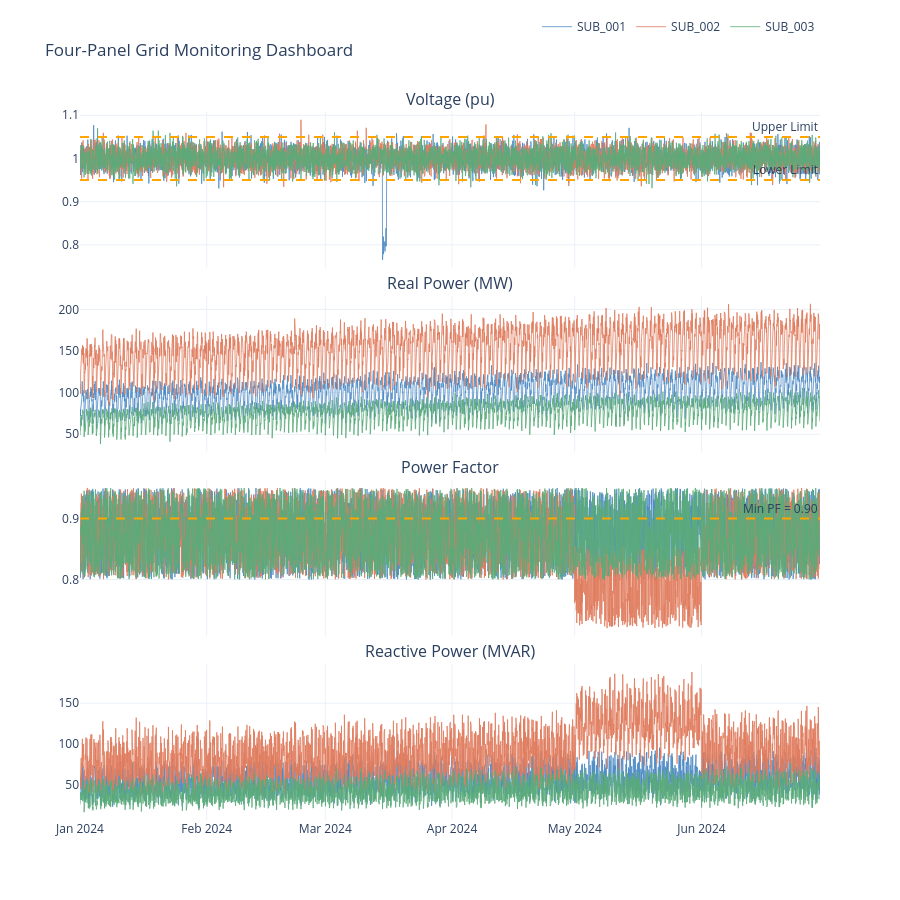

The notebook cell saved with this chart:
### Markdown cell above
---
## Plot 2 — Four-Panel Monitoring Dashboard

A single figure with four synchronized subplots — voltage, real power, power factor, and reactive power — all sharing the same x-axis. Zoom on any panel and the rest follow.

### Code cell
panel_params = [
    ('voltage_pu',          'Voltage (pu)'),
    ('real_power_mw',       'Real Power (MW)'),
    ('power_factor',        'Power Factor'),
    ('reactive_power_mvar', 'Reactive Power (MVAR)'),
]

fig = make_subplots(
    rows=4, cols=1,
    shared_xaxes=True,
    subplot_titles=[label for _, label in panel_params],
    vertical_spacing=0.04,
)

for row, (param, label) in enumerate(panel_params, start=1):
    for sid in STATIONS:
        s = df[df['station_id'] == sid].sort_values('timestamp')
        fig.add_trace(
            go.Scatter(
                x=s['timestamp'],
                y=s[param],
                name=sid,
                line=dict(color=COLORS[sid], width=0.8),
                legendgroup=sid,
                showlegend=(row == 1),
                hovertemplate=f'<b>{sid}</b><br>%{{y:.3f}}<extra></extra>',
            ),
            row=row, col=1,
        )

    if param == 'voltage_pu':
        for limit, name in [(0.95, 'Lower Limit'), (1.05, 'Upper Limit')]:
            fig.add_hline(y=limit, line_dash='dash', line_color='orange',
                          annotation_text=name, annotation_position='top right',
                          row=row, col=1)
    if param == 'power_factor':
        fig.add_hline(y=0.90, line_dash='dash', line_color='orange',
                      annotation_text='Min PF = 0.90', annotation_position='top right',
                      row=row, col=1)

fig.update_layout(
    height=900,
    title_text='Four-Panel Grid Monitoring Dashboard',
    hovermode='x unified',
    template='plotly_white',
    legend=dict(orientation='h', yanchor='bottom', y=1.1, xanchor='right', x=1),
    margin=dict(t=100),
)

fig.show()

### Figure 1 — Plotly figure (JSON) as saved in the notebook; plotly's stock layout.template omitted (floating-point values rounded to 4 significant figures; data arrays with more than 128 entries replaced by an {"elided": "..."} marker saying what was removed)
{"data": [{"hovertemplate": "<b>SUB_001</b><br>%{y:.3f}<extra></extra>", "legendgroup": "SUB_001", "line": {"color": "#4e8bc4", "width": 0.8}, "name": "SUB_001", "showlegend": true, "type": "scatter", "x": {"elided": "4345 str values"}, "xaxis": "x", "y": {"elided": "4345 float values"}, "yaxis": "y"}, {"hovertemplate": "<b>SUB_002</b><br>%{y:.3f}<extra></extra>", "legendgroup": "SUB_002", "line": {"color": "#e07b5e", "width": 0.8}, "name": "SUB_002", "showlegend": true, "type": "scatter", "x": {"elided": "4345 str values"}, "xaxis": "x", "y": {"elided": "4345 float values"}, "yaxis": "y"}, {"hovertemplate": "<b>SUB_003</b><br>%{y:.3f}<extra></extra>", "legendgroup": "SUB_003", "line": {"color": "#5bab7a", "width": 0.8}, "name": "SUB_003", "showlegend": true, "type": "scatter", "x": {"elided": "4345 str values"}, "xaxis": "x", "y": {"elided": "4345 float values"}, "yaxis": "y"}, {"hovertemplate": "<b>SUB_001</b><br>%{y:.3f}<extra></extra>", "legendgroup": "SUB_001", "line": {"color": "#4e8bc4", "width": 0.8}, "name": "SUB_001", "showlegend": false, "type": "scatter", "x": {"elided": "4345 str values"}, "xaxis": "x2", "y": {"elided": "4345 float values"}, "yaxis": "y2"}, {"hovertemplate": "<b>SUB_002</b><br>%{y:.3f}<extra></extra>", "legendgroup": "SUB_002", "line": {"color": "#e07b5e", "width": 0.8}, "name": "SUB_002", "showlegend": false, "type": "scatter", "x": {"elided": "4345 str values"}, "xaxis": "x2", "y": {"elided": "4345 float values"}, "yaxis": "y2"}, {"hovertemplate": "<b>SUB_003</b><br>%{y:.3f}<extra></extra>", "legendgroup": "SUB_003", "line": {"color": "#5bab7a", "width": 0.8}, "name": "SUB_003", "showlegend": false, "type": "scatter", "x": {"elided": "4345 str values"}, "xaxis": "x2", "y": {"elided": "4345 float values"}, "yaxis": "y2"}, {"hovertemplate": "<b>SUB_001</b><br>%{y:.3f}<extra></extra>", "legendgroup": "SUB_001", "line": {"color": "#4e8bc4", "width": 0.8}, "name": "SUB_001", "showlegend": false, "type": "scatter", "x": {"elided": "4345 str values"}, "xaxis": "x3", "y": {"elided": "4345 float values"}, "yaxis": "y3"}, {"hovertemplate": "<b>SUB_002</b><br>%{y:.3f}<extra></extra>", "legendgroup": "SUB_002", "line": {"color": "#e07b5e", "width": 0.8}, "name": "SUB_002", "showlegend": false, "type": "scatter", "x": {"elided": "4345 str values"}, "xaxis": "x3", "y": {"elided": "4345 float values"}, "yaxis": "y3"}, {"hovertemplate": "<b>SUB_003</b><br>%{y:.3f}<extra></extra>", "legendgroup": "SUB_003", "line": {"color": "#5bab7a", "width": 0.8}, "name": "SUB_003", "showlegend": false, "type": "scatter", "x": {"elided": "4345 str values"}, "xaxis": "x3", "y": {"elided": "4345 float values"}, "yaxis": "y3"}, {"hovertemplate": "<b>SUB_001</b><br>%{y:.3f}<extra></extra>", "legendgroup": "SUB_001", "line": {"color": "#4e8bc4", "width": 0.8}, "name": "SUB_001", "showlegend": false, "type": "scatter", "x": {"elided": "4345 str values"}, "xaxis": "x4", "y": {"elided": "4345 float values"}, "yaxis": "y4"}, {"hovertemplate": "<b>SUB_002</b><br>%{y:.3f}<extra></extra>", "legendgroup": "SUB_002", "line": {"color": "#e07b5e", "width": 0.8}, "name": "SUB_002", "showlegend": false, "type": "scatter", "x": {"elided": "4345 str values"}, "xaxis": "x4", "y": {"elided": "4345 float values"}, "yaxis": "y4"}, {"hovertemplate": "<b>SUB_003</b><br>%{y:.3f}<extra></extra>", "legendgroup": "SUB_003", "line": {"color": "#5bab7a", "width": 0.8}, "name": "SUB_003", "showlegend": false, "type": "scatter", "x": {"elided": "4345 str values"}, "xaxis": "x4", "y": {"elided": "4345 float values"}, "yaxis": "y4"}], "layout": {"annotations": [{"font": {"size": 16}, "showarrow": false, "text": "Voltage (pu)", "x": 0.5, "xanchor": "center", "xref": "paper", "y": 1, "yanchor": "bottom", "yref": "paper"}, {"font": {"size": 16}, "showarrow": false, "text": "Real Power (MW)", "x": 0.5, "xanchor": "center", "xref": "paper", "y": 0.74, "yanchor": "bottom", "yref": "paper"}, {"font": {"size": 16}, "showarrow": false, "text": "Power Factor", "x": 0.5, "xanchor": "center", "xref": "paper", "y": 0.48, "yanchor": "bottom", "yref": "paper"}, {"font": {"size": 16}, "showarrow": false, "text": "Reactive Power (MVAR)", "x": 0.5, "xanchor": "center", "xref": "paper", "y": 0.22, "yanchor": "bottom", "yref": "paper"}, {"showarrow": false, "text": "Lower Limit", "x": 1, "xanchor": "right", "xref": "x domain", "y": 0.95, "yanchor": "bottom", "yref": "y"}, {"showarrow": false, "text": "Upper Limit", "x": 1, "xanchor": "right", "xref": "x domain", "y": 1.05, "yanchor": "bottom", "yref": "y"}, {"showarrow": false, "text": "Min PF = 0.90", "x": 1, "xanchor": "right", "xref": "x3 domain", "y": 0.9, "yanchor": "bottom", "yref": "y3"}], "height": 900, "hovermode": "x unified", "legend": {"orientation": "h", "x": 1, "xanchor": "right", "y": 1.1, "yanchor": "bottom"}, "margin": {"t": 100}, "shapes": [{"line": {"color": "orange", "dash": "dash"}, "type": "line", "x0": 0, "x1": 1, "xref": "x domain", "y0": 0.95, "y1": 0.95, "yref": "y"}, {"line": {"color": "orange", "dash": "dash"}, "type": "line", "x0": 0, "x1": 1, "xref": "x domain", "y0": 1.05, "y1": 1.05, "yref": "y"}, {"line": {"color": "orange", "dash": "dash"}, "type": "line", "x0": 0, "x1": 1, "xref": "x3 domain", "y0": 0.9, "y1": 0.9, "yref": "y3"}], "title": {"text": "Four-Panel Grid Monitoring Dashboard"}, "xaxis": {"anchor": "y", "domain": [0, 1], "matches": "x4", "showticklabels": false}, "xaxis2": {"anchor": "y2", "domain": [0, 1], "matches": "x4", "showticklabels": false}, "xaxis3": {"anchor": "y3", "domain": [0, 1], "matches": "x4", "showticklabels": false}, "xaxis4": {"anchor": "y4", "domain": [0, 1]}, "yaxis": {"anchor": "x", "domain": [0.78, 1]}, "yaxis2": {"anchor": "x2", "domain": [0.52, 0.74]}, "yaxis3": {"anchor": "x3", "domain": [0.26, 0.48]}, "yaxis4": {"anchor": "x4", "domain": [0, 0.22]}}}
